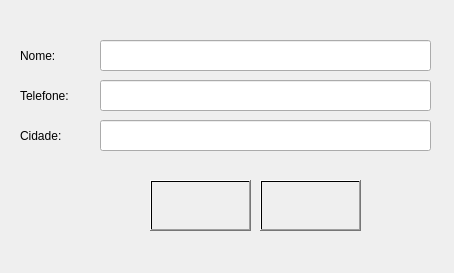
<?xml version="1.0" encoding="UTF-8"?>
<ui version="4.0">
 <class>formDadosCliente</class>
 <widget class="QWidget" name="formDadosCliente">
  <property name="geometry">
   <rect>
    <x>0</x>
    <y>0</y>
    <width>454</width>
    <height>273</height>
   </rect>
  </property>
  <property name="windowTitle">
   <string>Form</string>
  </property>
  <widget class="QLabel" name="lb_nome">
   <property name="geometry">
    <rect>
     <x>20</x>
     <y>40</y>
     <width>61</width>
     <height>31</height>
    </rect>
   </property>
   <property name="text">
    <string>Nome:</string>
   </property>
  </widget>
  <widget class="QLineEdit" name="txt_nome">
   <property name="geometry">
    <rect>
     <x>100</x>
     <y>40</y>
     <width>331</width>
     <height>31</height>
    </rect>
   </property>
   <property name="text">
    <string/>
   </property>
  </widget>
  <widget class="QLabel" name="lb_telefone">
   <property name="geometry">
    <rect>
     <x>20</x>
     <y>80</y>
     <width>71</width>
     <height>31</height>
    </rect>
   </property>
   <property name="text">
    <string>Telefone:</string>
   </property>
  </widget>
  <widget class="QLineEdit" name="txt_telefone">
   <property name="geometry">
    <rect>
     <x>100</x>
     <y>80</y>
     <width>331</width>
     <height>31</height>
    </rect>
   </property>
   <property name="text">
    <string/>
   </property>
  </widget>
  <widget class="QLabel" name="lb_cidade">
   <property name="geometry">
    <rect>
     <x>20</x>
     <y>120</y>
     <width>61</width>
     <height>31</height>
    </rect>
   </property>
   <property name="text">
    <string>Cidade:</string>
   </property>
  </widget>
  <widget class="QLineEdit" name="txt_cidade">
   <property name="geometry">
    <rect>
     <x>100</x>
     <y>120</y>
     <width>331</width>
     <height>31</height>
    </rect>
   </property>
   <property name="text">
    <string/>
   </property>
  </widget>
  <widget class="QPushButton" name="bt_cancelar">
   <property name="geometry">
    <rect>
     <x>150</x>
     <y>180</y>
     <width>101</width>
     <height>51</height>
    </rect>
   </property>
   <property name="toolTip">
    <string>&lt;html&gt;&lt;head/&gt;&lt;body&gt;&lt;p&gt;&lt;img src=&quot;:/icon_cliente/icons/cliente.png&quot;/&gt;&lt;/p&gt;&lt;/body&gt;&lt;/html&gt;</string>
   </property>
   <property name="styleSheet">
    <string notr="true">image: url(:/icon_cancelar/icons/cancelar.png);
background-color: qradialgradient(spread:pad, cx:0.5, cy:0.5, radius:0.5, fx:0.5, fy:0.5, stop:0 rgba(255, 255, 255, 0));</string>
   </property>
   <property name="text">
    <string/>
   </property>
  </widget>
  <widget class="QPushButton" name="bt_cadastrar">
   <property name="geometry">
    <rect>
     <x>260</x>
     <y>180</y>
     <width>101</width>
     <height>51</height>
    </rect>
   </property>
   <property name="toolTip">
    <string>&lt;html&gt;&lt;head/&gt;&lt;body&gt;&lt;p&gt;&lt;img src=&quot;:/icon_cliente/icons/cliente.png&quot;/&gt;&lt;/p&gt;&lt;/body&gt;&lt;/html&gt;</string>
   </property>
   <property name="styleSheet">
    <string notr="true">image: url(:/icon_cadastrar/icons/cadastrar.png);
background-color: qradialgradient(spread:pad, cx:0.5, cy:0.5, radius:0.5, fx:0.5, fy:0.5, stop:0 rgba(255, 255, 255, 0));</string>
   </property>
   <property name="text">
    <string/>
   </property>
  </widget>
 </widget>
 <resources>
  <include location="icon_cancelar.qrc"/>
  <include location="icon_cadastrar.qrc"/>
 </resources>
 <connections/>
</ui>
